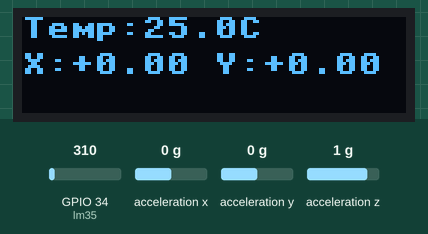
A program run on a simulated ESP32 board running MicroPython. Parts: 128×32 one-colour display. The inputs (shaded band) are chosen by the test bench; at power-on: acceleration x 0 g, GPIO 34 (lm35) = 310, acceleration y 0 g, acceleration z 1 g (analog values on the 0–4095 scale). Library files of the repository ran but are not shown: ssd1306.py; what the program prints to the serial console is not drawn.

Above: at 1.2 s.
1.3 s: acceleration x set to -1.4 g
At 2.6 s:
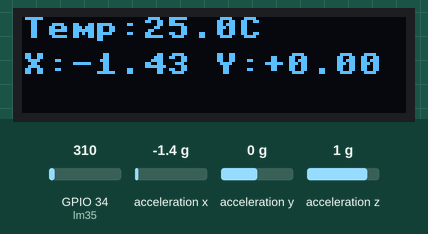
3.1 s: GPIO 34 (lm35) set to 372
At 3.9 s:
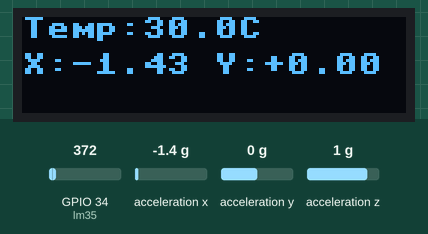
4.6 s: acceleration y set to -1.4 g
At 5.2 s:
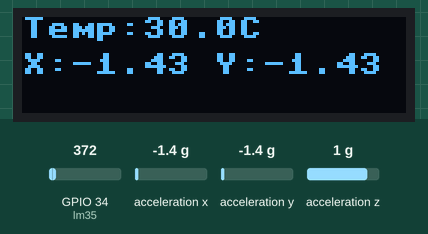
6.2 s: GPIO 34 (lm35) set to 434
At 7.5 s:
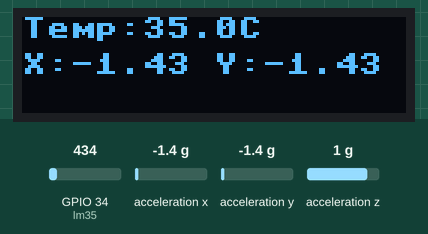
7.8 s: acceleration x set to -0.8 g
At 9.0 s:
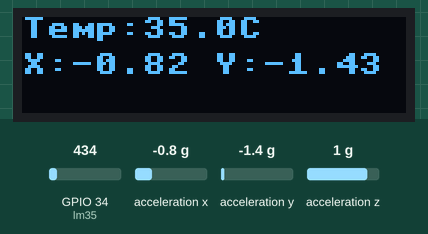
9.3 s: GPIO 34 (lm35) set to 527
At 10.3 s:
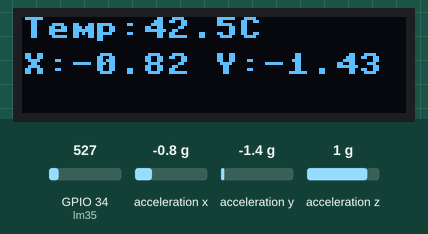
Timing chart, 0 to 11.9 s (numbered marks = the images above; inputs shaded):
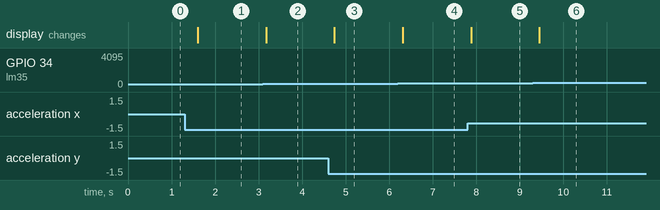

The program:

telemetry_bk.py
```python
from machine import Pin, I2C, ADC
import time
from ssd1306 import SSD1306_I2C

# --------------------------------------
# I2C setup (OLED + ADXL345)
# --------------------------------------
i2c = I2C(
    0,
    scl=Pin(22, Pin.OPEN_DRAIN, Pin.PULL_UP),
    sda=Pin(21, Pin.OPEN_DRAIN, Pin.PULL_UP),
    freq=400000
)

print("I2C scan:", i2c.scan())   # should show [60]

# OLED 128x32
oled = SSD1306_I2C(128, 32, i2c, addr=0x3C)

# --------------------------------------
# LM35 Temperature Sensor
# --------------------------------------
lm35 = ADC(Pin(34))
lm35.atten(ADC.ATTN_11DB)   # 0–3.3V
lm35.width(ADC.WIDTH_12BIT)


# --------------------------------------
# ADXL345 Accelerometer
# --------------------------------------
ADXL345_ADDR = 0x53

def adxl_init():
    try:
        i2c.writeto_mem(ADXL345_ADDR, 0x2D, b'\x08')
        return True
    except:
        return False

def adxl_read():
    try:
        data = i2c.readfrom_mem(ADXL345_ADDR, 0x32, 6)
        x = int.from_bytes(data[0:2], 'little', signed=True) * 0.004
        y = int.from_bytes(data[2:4], 'little', signed=True) * 0.004
        z = int.from_bytes(data[4:6], 'little', signed=True) * 0.004
        return x, y, z
    except:
        return None, None, None

adxl_ok = adxl_init()


# --------------------------------------
# MAIN LOOP
# --------------------------------------
while True:

    # ---- TEMPERATURE ----
    raw = lm35.read()

    voltage = (raw * 3.3) / 4095

    temp_c = voltage * 100.0

    # clamp negative noise
    if temp_c < 0:
        temp_c = 0

    # ---- ACCELEROMETER ----
    xg, yg, zg = adxl_read()

    # ---- OLED OUTPUT ----
    oled.fill(0)
    oled.text("Temp:{:.1f}C".format(temp_c), 0, 0)

    if xg is not None:
        oled.text("X:{:+.2f}".format(xg), 0, 12)
        oled.text("Y:{:+.2f}".format(yg), 64, 12)
    else:
        oled.text("ADXL ERR", 0, 12)

    oled.show()

    # ---- SERIAL OUTPUT ----
    print("Temp {:.1f}C | X={:+.2f} Y={:+.2f} Z={:+.2f}".format(
        temp_c, xg if xg else 0, yg if yg else 0, zg if zg else 0)
    )

    time.sleep(0.3)
```

Measured:
- after the input at 1.3 s, the display: changes after 0.30 s (image 1)
- after the input at 3.1 s, the display: changes after 0.07 s (image 2)
- after the input at 4.6 s, the display: changes after 0.14 s (image 3)
- after the input at 6.2 s, the display: changes after 0.11 s (image 4)
- after the input at 7.8 s, the display: changes after 0.08 s (image 5)
- after the input at 9.3 s, the display: changes after 0.15 s (image 6)
